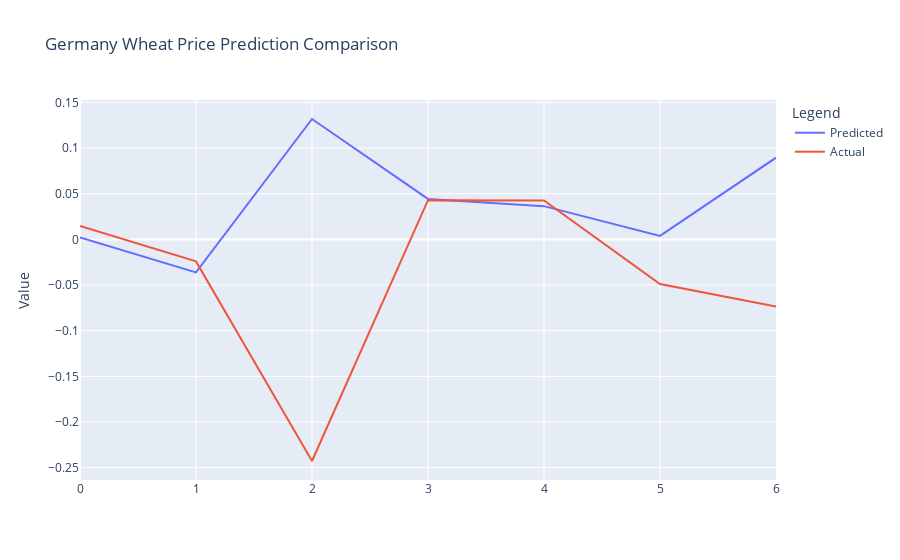

The notebook cell this image was saved under:
### Code cell
plot_prediction_vs_actual(pred_belgium, test, title='Germany Wheat Price Prediction Comparison')

### Figure 1 — Plotly figure (JSON) as saved in the notebook; plotly's stock layout.template omitted (floating-point values rounded to 4 significant figures)
{"data": [{"mode": "lines", "name": "Predicted", "type": "scatter", "x": [0, 1, 2, 3, 4, 5, 6], "y": [0.00218, -0.03617, 0.1318, 0.04436, 0.03642, 0.003817, 0.08948]}, {"mode": "lines", "name": "Actual", "type": "scatter", "x": [0, 1, 2, 3, 4, 5, 6], "y": [0.01484, -0.02406, -0.2427, 0.04293, 0.04271, -0.04887, -0.07353]}], "layout": {"legend": {"title": {"text": "Legend"}}, "title": {"text": "Germany Wheat Price Prediction Comparison"}, "xaxis": {"title": {"text": ""}}, "yaxis": {"title": {"text": "Value"}}}}
